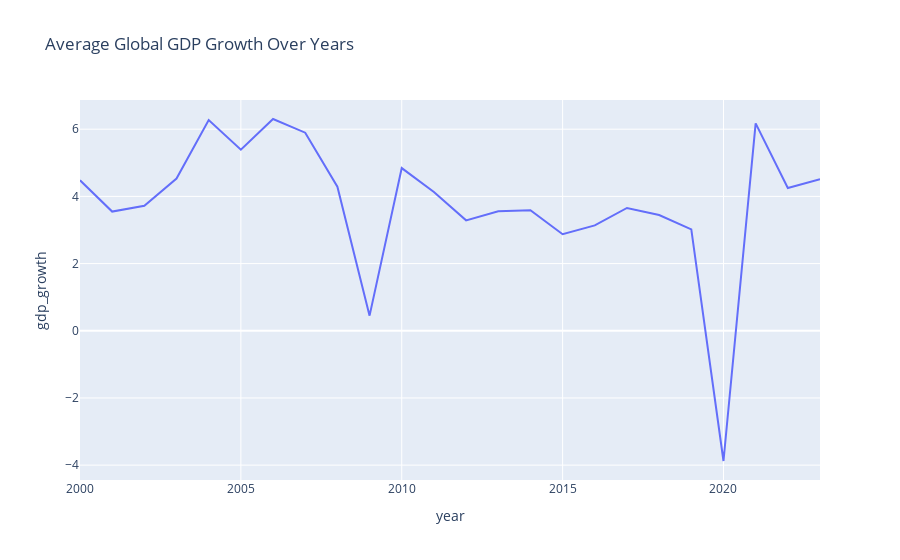

Here is the notebook cell this chart was saved with:
### Code cell
gdp_trend = df.groupby('year')['gdp_growth'].mean().reset_index()
fig = px.line(gdp_trend, x='year', y='gdp_growth', title='Average Global GDP Growth Over Years')
fig.show()

### Figure 1 — Plotly figure (JSON) as saved in the notebook; plotly's stock layout.template omitted (floating-point values rounded to 4 significant figures)
{"data": [{"hovertemplate": "year=%{x}<br>gdp_growth=%{y}<extra></extra>", "legendgroup": "", "line": {"color": "#636efa", "dash": "solid"}, "marker": {"symbol": "circle"}, "mode": "lines", "name": "", "orientation": "v", "showlegend": false, "type": "scatter", "x": [2000, 2001, 2002, 2003, 2004, 2005, 2006, 2007, 2008, 2009, 2010, 2011, 2012, 2013, 2014, 2015, 2016, 2017, 2018, 2019, 2020, 2021, 2022, 2023], "xaxis": "x", "y": [4.479, 3.549, 3.721, 4.529, 6.274, 5.388, 6.304, 5.896, 4.289, 0.4501, 4.842, 4.129, 3.286, 3.557, 3.587, 2.874, 3.138, 3.655, 3.445, 3.019, -3.877, 6.175, 4.248, 4.511], "yaxis": "y"}], "layout": {"legend": {"tracegroupgap": 0}, "title": {"text": "Average Global GDP Growth Over Years"}, "xaxis": {"anchor": "y", "domain": [0, 1], "title": {"text": "year"}}, "yaxis": {"anchor": "x", "domain": [0, 1], "title": {"text": "gdp_growth"}}}}
